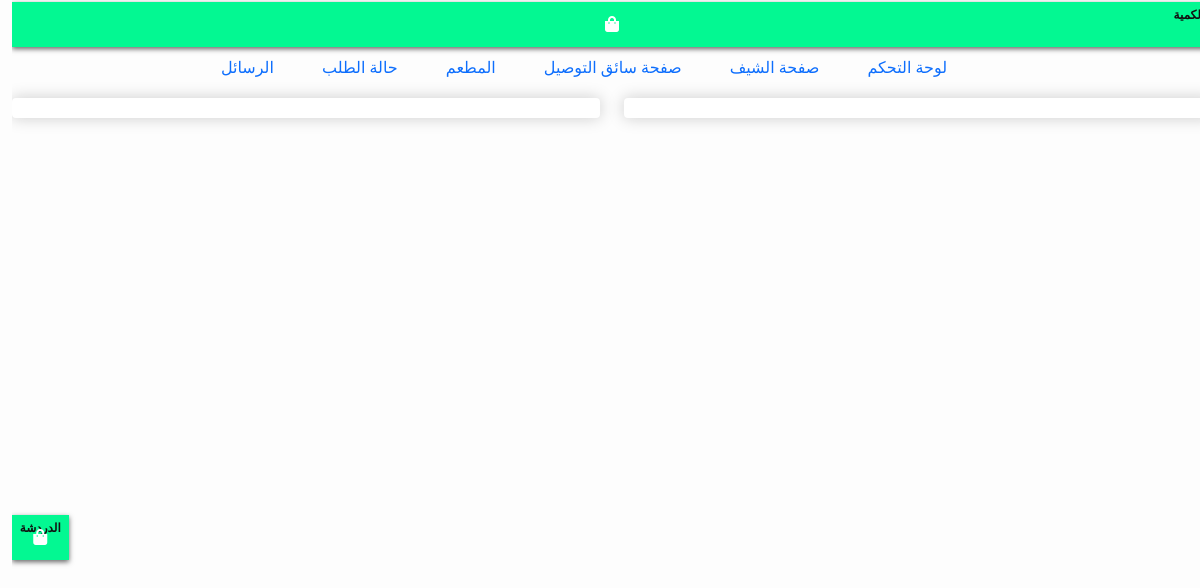
/chef (signed in), run on an earlier commit of the app's database.
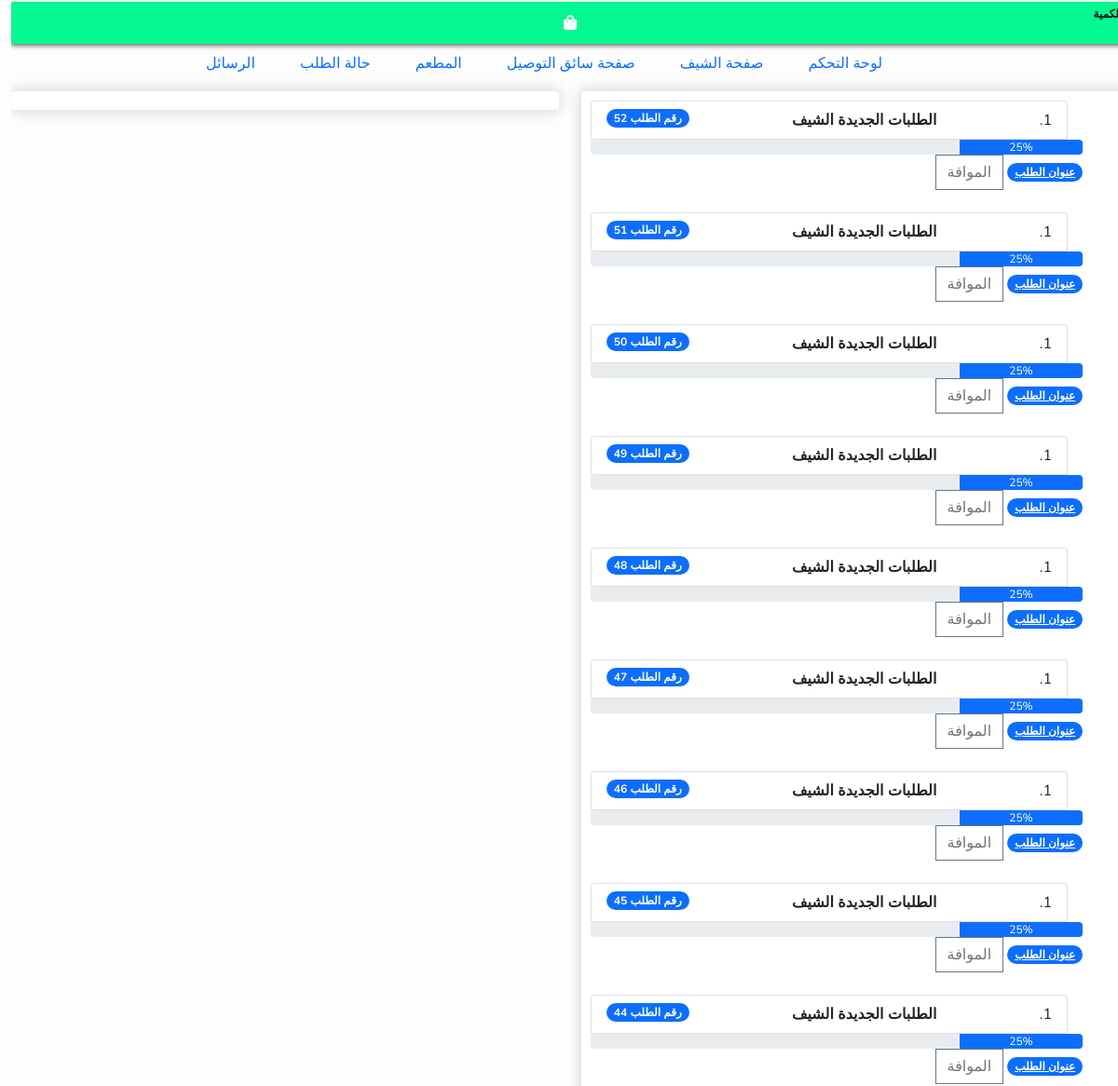
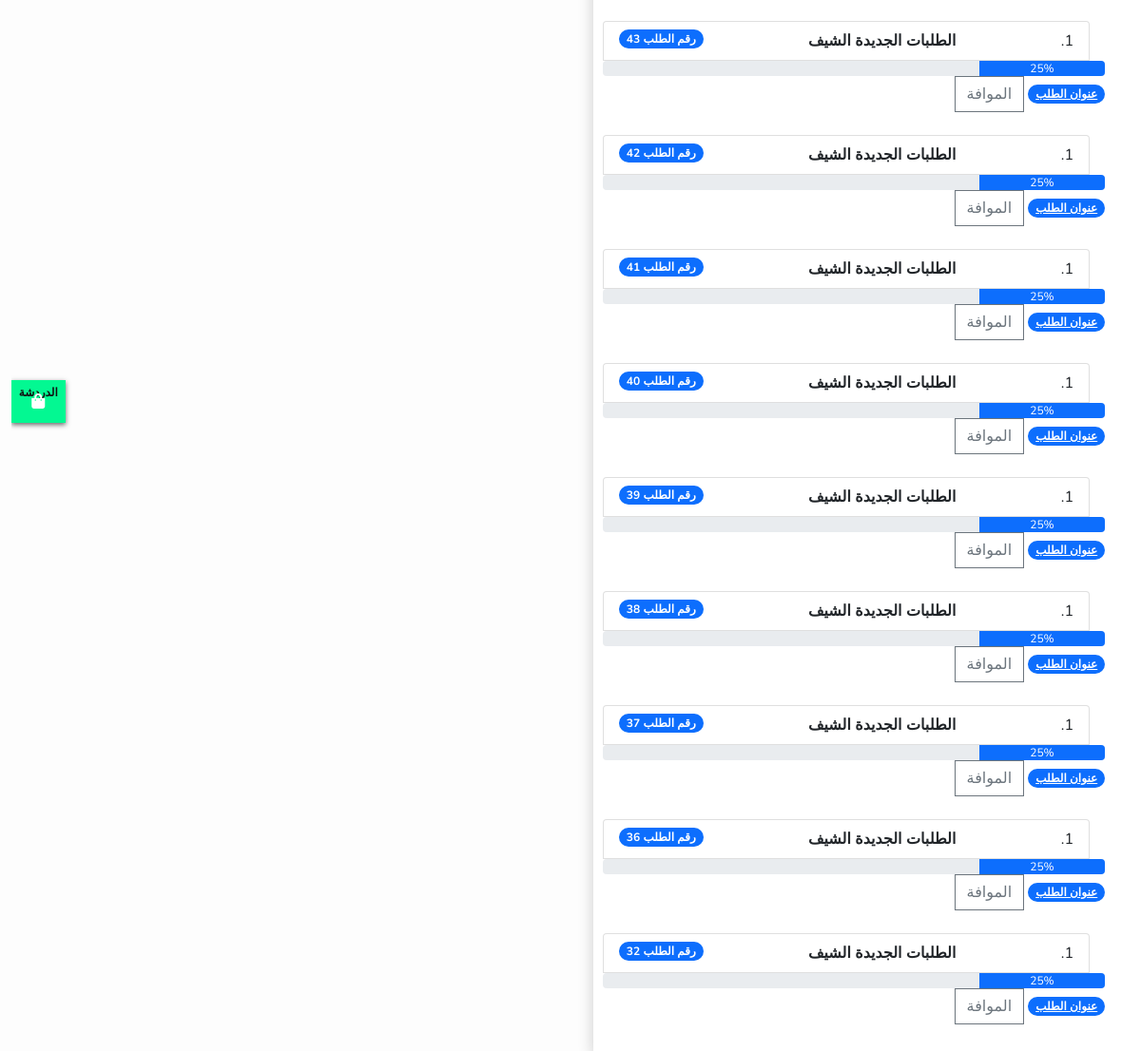
And on a later commit of the database (2 pictures, top to bottom).
### app/models.py (models this page shows, shortened)
class Order(models.Model):
    customer = models.ForeignKey(Customer, on_delete=models.SET_NULL, null=True, blank=True)
    date_ordered = models.DateTimeField(auto_now_add=True)
    complete = models.BooleanField(default=False, null=True, blank=True)
    transaction_id = models.CharField(max_length=100, null=True)
    status_order = models.CharField(max_length=2, choices=ORDER_STATUS, default='NO')
    booking_driver = models.BooleanField(default=False, null=True, blank=True)
    driver = models.CharField(max_length=100, blank=True, null=True)

### dashboard/views.py (the view)
# urls.py: path('chef', views.chef, name='chef'),
@login_required()
def chef(request):
    try:
        customer = request.user.customer
        if customer.status_customer == "AD" or customer.status_customer == "SH" :
            orders = Order.objects.all().order_by('-id')
            context = {"orders":orders}
        else:
            return redirect('listProducts')
    except:
        print('الدالة no لا تقلع')
    return render(request, 'chef.html', context)

### dashboard/templates/chef.html (shortened to what this page needs)
{% extends "base.html" %}
{% block content %}
<div class="row">
        <div class="col-lg-6">
            <div class="box-element" id="form-wrapper">
                {% for item in orders %}
                    {% if item.status_order == "BA" %}
                        <ol class="list-group list-group-numbered">
                            <li class="list-group-item d-flex justify-content-between align-items-start">
                                <div class="fw-bold">الطلبات الجديدة الشيف</div>
                                <span class="badge bg-primary rounded-pill"> رقم الطلب {{item.id}}</span>
                            </li>
                            <div class="progress">
                                <div class="progress-bar" role="progressbar" style="width: 25%;" aria-valuenow="25" aria-valuemin="0" aria-valuemax="100">25%</div>
                            </div>
                            <div class="fw-bold">
                                <a class="badge bg-primary rounded-pill" href="{% url 'order_details' item.id %}">عنوان الطلب</a>
                                <button data-order="{{ item.id }}" data-action="UP" class="btn btn-outline-secondary add-to-cart update-order">الموافة</button>
                            </div>
                        </ol>
                        <br>
                    {% endif %}
                {% endfor %}
            </div>
            <br>
        </div>
        <div class="col-lg-6">
			<div class="box-element">
			</div>
		</div>
</div>
{% endblock content %}

What changed in the data, as far as the page shows it:
now on this page (row edited): Order: id "52"
now on this page (row edited): Order: id "51"
now on this page (row edited): Order: id "50"
now on this page (row edited): Order: id "49"
now on this page (row edited): Order: id "48"
now on this page (row edited): Order: id "47"
now on this page (row edited): Order: id "46"
now on this page (row edited): Order: id "45"
now on this page (row edited): Order: id "44"
now on this page (row edited): Order: id "43"
now on this page (row edited): Order: id "42"
now on this page (row edited): Order: id "41"
now on this page (row edited): Order: id "40"
now on this page (row edited): Order: id "39"
now on this page (row edited): Order: id "38"
now on this page (row edited): Order: id "37"
now on this page (row edited): Order: id "36"
now on this page (row edited): Order: id "32"
